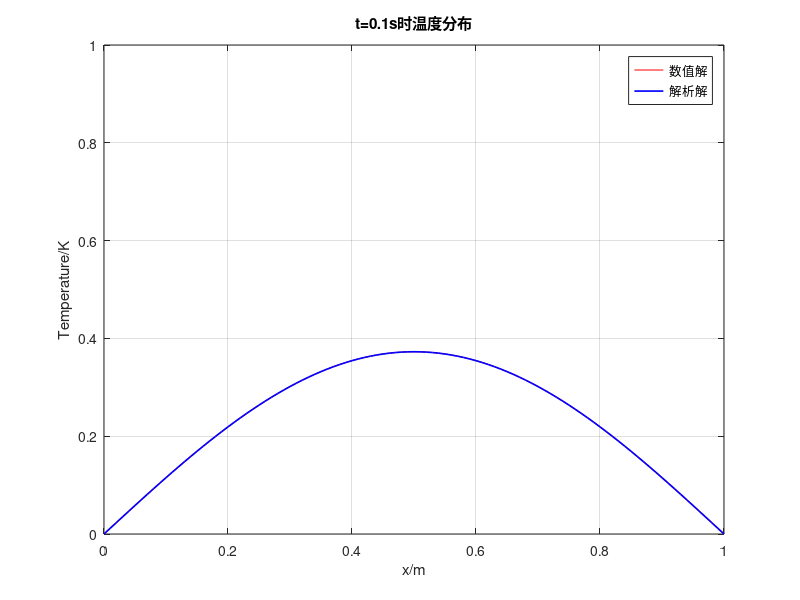

Here is the MATLAB script that generated this plot:
clear;
clc;
a=1;
dx=0.01;
x=0:dx:1;
dt=0.00001;
%%更改t的终止时间
t=0:dt:0.1;
u=zeros(length(x),length(t));
u(:,1)=sin(pi*x);   %初始温度分布为sin(x)
m1=0+0*sin(t);    %左边界条件
m2=0+0*cos(t);    %右边界条件
A=-2*eye(length(x))+diag(ones(1,length(x)-1),1)+diag(ones(1,length(x)-1),-1);   %生成矩阵-1 2 -1的矩阵
for n=1:length(t)-1
    u(:,n+1)=u(:,n)+a^2*dt/dx^2*A*u(:,n);
    u(1,n+1)=m1(n+1);
    u(end,n+1)=m2(n+1);
end
ua=exp(-pi*pi*dt*n)*sin(pi*x);
plot(x,u(:,n),'r',x,ua,'b','LineWidth',1.2);
legend("数值解","解析解");xlabel("x/m");ylabel("Temperature/K");axis([0 1 0 1]);grid on;title("t=0.1s时温度分布");